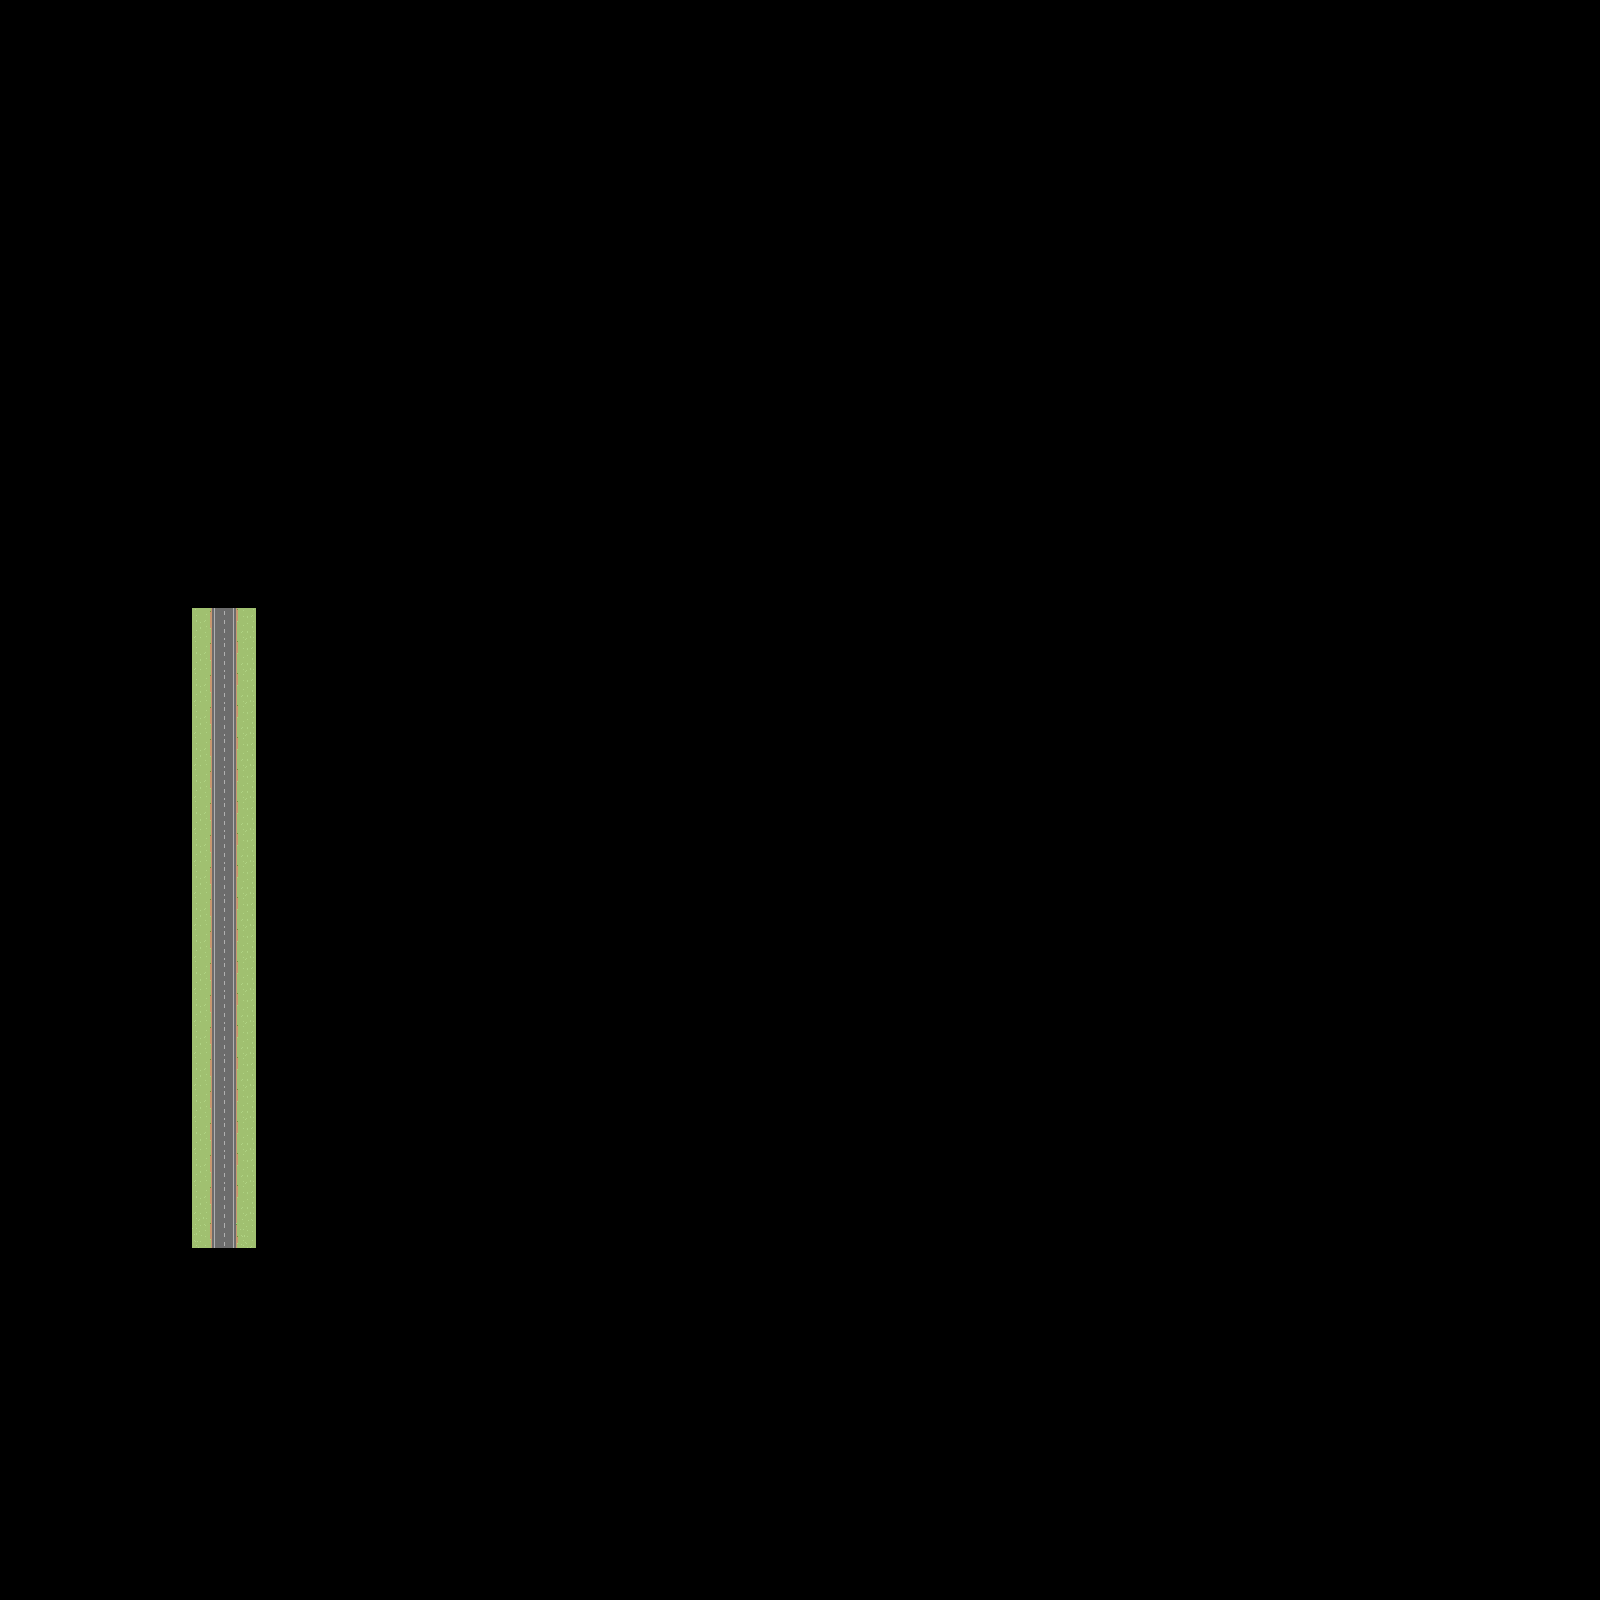

A level layout from a 2D game, rendered from its tile map. Below: a short description, then the map file with tile-grid data replaced by summaries:
An orthogonal 50x50 tile map with 32x32 px tiles, 1 tile layer (road), 5 tilesets and 2 objects (start).

<map version="1.0" orientation="orthogonal" renderorder="right-down" width="50" height="50" tilewidth="32" tileheight="32" nextobjectid="8">
 <tileset firstgid="1" name="game" tilewidth="32" tileheight="32" tilecount="64">
  <image source="../assets/game.png" width="256" height="256" />
 </tileset>
 <tileset firstgid="65" name="Back" tilewidth="32" tileheight="32" tilecount="16">
  <image source="../assets/Back.png" width="128" height="128" />
 </tileset>
 <tileset firstgid="81" name="Environment" tilewidth="32" tileheight="32" tilecount="1600">
  <image source="../assets/Environment.png" width="1280" height="1280" />
  <terraintypes>
   <terrain name="New Terrain" tile="-1" />
  </terraintypes>
 </tileset>
 <tileset firstgid="1681" name="Pyramid" tilewidth="32" tileheight="32" tilecount="64">
  <image source="../assets/Pyramid.png" width="256" height="256" />
 </tileset>
 <tileset firstgid="1745" name="roads2W" tilewidth="32" tileheight="32" tilecount="96">
  <image source="../assets/roads2W.png" width="512" height="192" />
 </tileset>
 <layer name="road" width="50" height="50">
  <data>[2500 cells, 40 non-empty, 4 distinct tile ids]</data>
 </layer>
 <objectgroup name="object">
  <object id="2" name="start" x="222.667" y="639.333" />
 </objectgroup>
 <objectgroup name="collisions">
  <object id="4" x="390" y="600" width="562" height="616" />
 </objectgroup>
</map>
